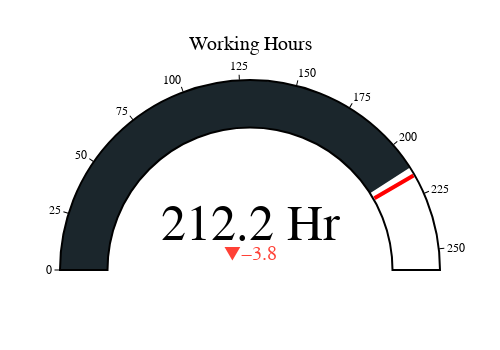

This figure's notebook cell:
### Markdown cell above
# GUAGE CHART

### Code cell
import plotly.graph_objects as go
from datetime import timedelta

def create_gauge_chart(employee_name):
    if employee_name not in employee_dict:
        print(f"Employee '{employee_name}' not found in the employee_dict.")
        return
    
    employee_data = employee_dict[employee_name]
    office_working_days = employee_data['reportMetric']['OfficeWorkingDays']
    total_working_hours_str = employee_data['reportMetric']['EmployeeTotalWorkingHours']
    
    # Calculate expected working hours
    expected_working_hours = office_working_days * 9
    
    # Convert total working hours string to hours
    total_working_hours_parts = total_working_hours_str.split(':')
    total_working_hours = int(total_working_hours_parts[0]) + int(total_working_hours_parts[1]) / 60
    
    # Determine the color based on whether total working hours exceed expected working hours
    if total_working_hours >= expected_working_hours:
        bar_color = "#018749"
    else:
        bar_color = "#1B262C"
    
    # Create the gauge chart
# Adjust the font size for delta and number
    fig = go.Figure(go.Indicator(
        mode = "gauge+number+delta",
        value = total_working_hours,
        number = {'suffix': " Hr", 'font': {'size': 50}},  # Adjust the font size for the number
        domain = {'x': [0, 1], 'y': [0, 1]},
        title = {'text': f"Working Hours", 'font': {'size': 20}},
        delta = {'reference': expected_working_hours, 'increasing': {'color': "#018749"}, 'font': {'size': 20}},  # Adjust the font size for delta
        gauge = {
            'axis': {'range': [None, expected_working_hours * 1.2], 'tickwidth': 1, 'tickcolor': "black", 'tickmode': 'array', 'tickvals': list(range(0, int(expected_working_hours * 1.2) + 1, 25))},
            'bar': {'color': bar_color,'thickness': 1},
            'bgcolor': "white",
            'borderwidth': 2,
            'bordercolor': "black",
            'steps': [
                {'range': [0, expected_working_hours * 0.5], 'color': 'white'},
                {'range': [expected_working_hours * 0.5, expected_working_hours], 'color': 'white'}],
            'threshold': {
                'line': {'color': "red", 'width': 4},
                'thickness': 0.95,
                'value': expected_working_hours}}))

    fig.update_layout(
        paper_bgcolor = "rgba(255, 255, 255, 0)", 
        plot_bgcolor = "rgba(255, 255, 255, 0)",
        font = {'color': "black", 'family': "Arial"},
        margin=dict(l=50, r=50, t=80, b=80),  # Set margins to 0 to reduce background space
        width=500,  # Adjust the width as needed
        height=350,  # Adjust the height as needed
    )

    return fig


# Prompt for employee name and create gauge chart
employee_name_input = 'Kajal Lokhande'
create_gauge_chart(employee_name_input)

### Figure 1 — Plotly figure (JSON) as saved in the notebook; plotly's stock layout.template omitted (floating-point values rounded to 4 significant figures)
{"data": [{"delta": {"font": {"size": 20}, "increasing": {"color": "#018749"}, "reference": 216}, "domain": {"x": [0, 1], "y": [0, 1]}, "gauge": {"axis": {"range": [null, 259.2], "tickcolor": "black", "tickmode": "array", "tickvals": [0, 25, 50, 75, 100, 125, 150, 175, 200, 225, 250], "tickwidth": 1}, "bar": {"color": "#1B262C", "thickness": 1}, "bgcolor": "white", "bordercolor": "black", "borderwidth": 2, "steps": [{"color": "white", "range": [0, 108]}, {"color": "white", "range": [108, 216]}], "threshold": {"line": {"color": "red", "width": 4}, "thickness": 0.95, "value": 216}}, "mode": "gauge+number+delta", "number": {"font": {"size": 50}, "suffix": " Hr"}, "title": {"font": {"size": 20}, "text": "Working Hours"}, "type": "indicator", "value": 212.2}], "layout": {"font": {"color": "black", "family": "Arial"}, "height": 350, "margin": {"b": 80, "l": 50, "r": 50, "t": 80}, "paper_bgcolor": "rgba(255, 255, 255, 0)", "plot_bgcolor": "rgba(255, 255, 255, 0)", "width": 500}}
